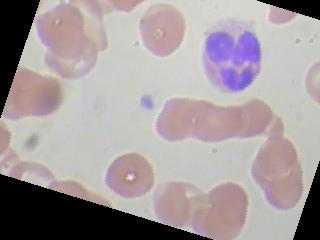
#> input picture Pattern recognition in blood cells/dataset/train/EOSINOPHIL/1036.jpeg, 320 x 240 px, given in place of 1.jpeg, which was not available
$ python feature_extraction.py   (older library calls are emulated)
#> lines starting #> are read from the running program, lines starting #| are printed output that depends on the picture; pictures that were not available may be replaced by others from this repository, and a replacement may not be noted
#-----------------------------------
# GLOBAL FEATURE EXTRACTION
#-----------------------------------
from sklearn.preprocessing import LabelEncoder
from sklearn.preprocessing import MinMaxScaler
import numpy as np
import mahotas
import cv2
import os
import h5py
from skimage import feature

#--------------------
# tunable-parameters
#--------------------
images_per_class = 2000
fixed_size       = tuple((800, 800))
train_path       = "dataset/train"
h5_data          = 'output/data3.h5'
h5_labels        = 'output/labels3.h5'
bins             = 8

# feature-descriptor-1: Hu Moments (Shape)
def fd_hu_moments(image):
    image = cv2.cvtColor(image, cv2.COLOR_BGR2GRAY)
    feature = cv2.HuMoments(cv2.moments(image)).flatten()
    return feature

# feature-descriptor-2: Haralick Texture (Texture)
def fd_haralick(image):
    # convert the image to grayscale
    gray = cv2.cvtColor(image, cv2.COLOR_BGR2GRAY)
    # compute the haralick texture feature vector
    haralick = mahotas.features.haralick(gray).mean(axis=0)
    # return the result
    return haralick

# feature-descriptor-3: Color Histogram (Color)
def fd_histogram(image, mask=None):
    # convert the image to HSV color-space
    image = cv2.cvtColor(image, cv2.COLOR_BGR2HSV)
    # compute the color histogram
    hist  = cv2.calcHist([image], [0, 1, 2], None, [bins, bins, bins], [0, 256, 0, 256, 0, 256])
    # normalize the histogram
    cv2.normalize(hist, hist)
    # return the histogram
    return hist.flatten()

# feature-descriptor-4: LBP (Texture)
def fd_lbp(image):
    P=8
    R=1
    gray = cv2.cvtColor(image, cv2.COLOR_BGR2GRAY)
    lbp = feature.local_binary_pattern(gray, P, R, method="uniform")
    (hist, _) = np.histogram(lbp.ravel(), bins=np.arange(0, P + 3), range=(0, P + 2))

    # normalize the histogram
    hist = hist.astype("float")
    hist /= (hist.sum() + 1e-7)

    return hist.flatten()


# get the training labels
train_labels = os.listdir(train_path)

# sort the training labels
train_labels.sort()
print(train_labels)

# empty lists to hold feature vectors and labels
global_features = []
labels          = []

# loop over the training data sub-folders
for training_name in train_labels:
    # join the training data path and each species training folder
    dir = os.path.join(train_path, training_name)

    # get the current training label
    current_label = training_name

    # loop over the images in each sub-folder
    for x in range(1,images_per_class+1):
        # get the image file name
        file = dir + "/" + str(x) + ".jpeg"

        # read the image and resize it to a fixed-size
        image = cv2.imread(file)
#> image is the input picture: shape (240, 320, 3); mean B, G, R 156.5, 154.3, 163.6
        image = cv2.resize(image, fixed_size)
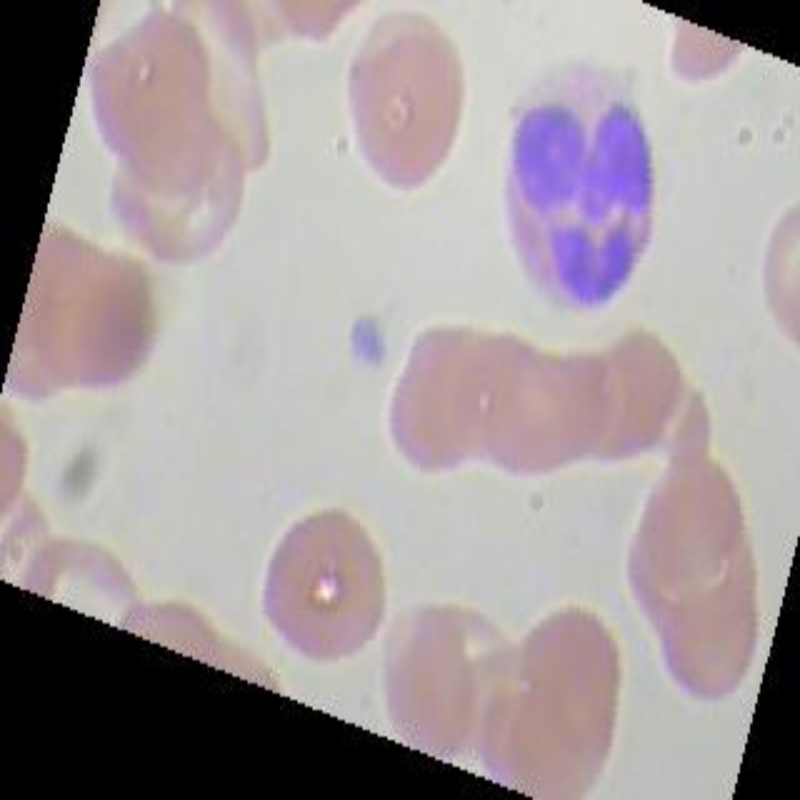
#> image: shape (800, 800, 3); mean B, G, R 156.4, 154.2, 163.5

        ####################################
        # Global Feature extraction
        ####################################
        fv_hu_moments = fd_hu_moments(image)
#> in fd_hu_moments, `image = cv2.cvtColor(image, cv2.COLOR_BGR2GRAY)`:
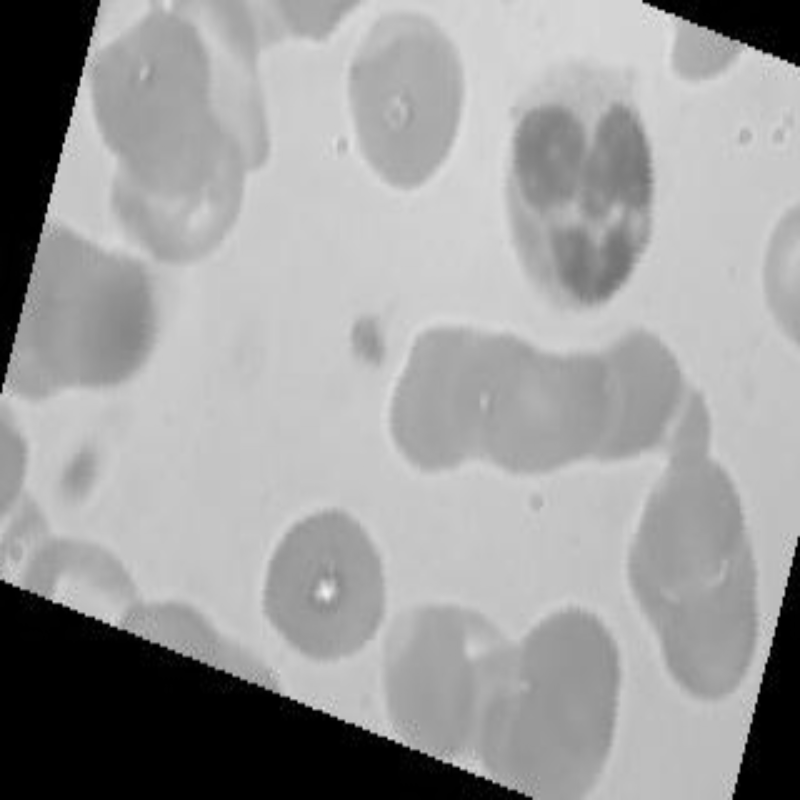
#> image: shape (800, 800); min 0, max 239, mean 157.2
#> in fd_hu_moments, `feature = cv2.HuMoments(cv2.moments(image)).flatten()`: feature = [0.000888, 4.55e-09, 2.53e-11, 5.58e-13, 1.67e-24, 3.24e-17, 1.27e-24]
#> fv_hu_moments has the same summary as feature in fd_hu_moments
#> (the run stopped early here; a loop or call above may not have finished)

$ run again, on Pattern recognition in blood cells/dataset/train/LYMPHOCYTE/1069.jpeg
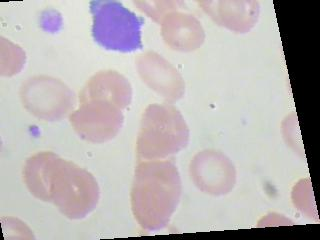
#> input picture Pattern recognition in blood cells/dataset/train/LYMPHOCYTE/1069.jpeg, 320 x 240 px, given in place of 1.jpeg, which was not available
#> image is the input picture: shape (240, 320, 3); mean B, G, R 180, 179, 185.1
#> `image = cv2.resize(image, fixed_size)`:
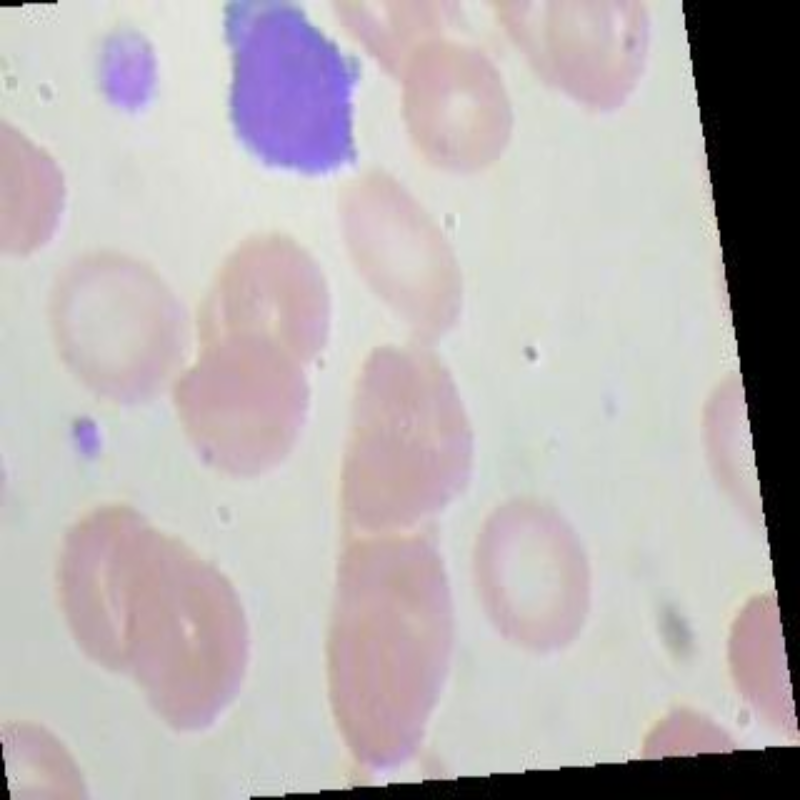
#> image: shape (800, 800, 3); mean B, G, R 179.9, 178.9, 185
#> in fd_hu_moments, `image = cv2.cvtColor(image, cv2.COLOR_BGR2GRAY)`:
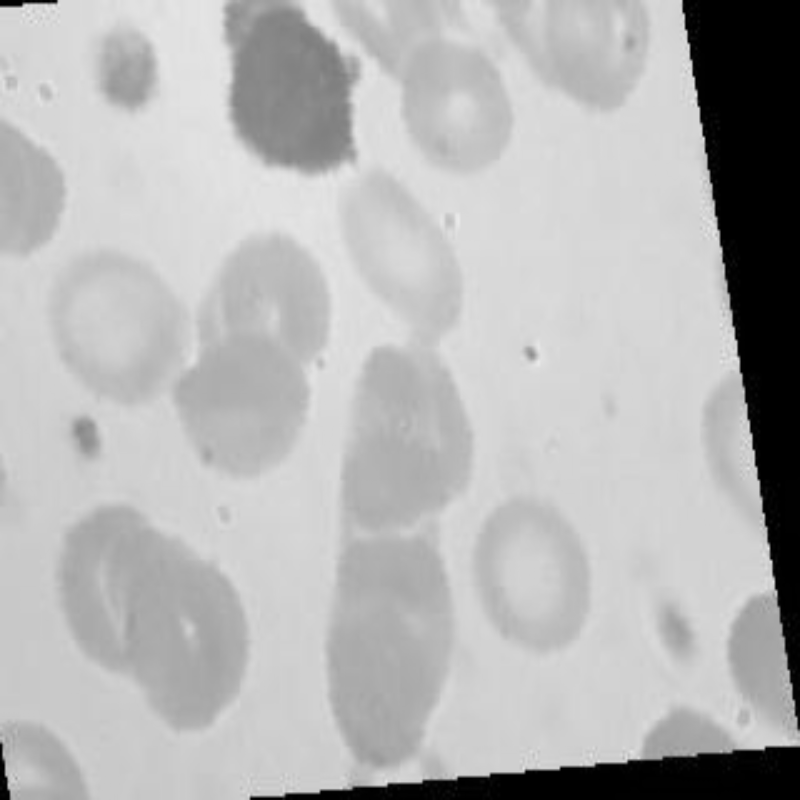
#> image: shape (800, 800); min 0, max 234, mean 180.9
#> feature = [0.000835, 2.16e-09, 5.82e-12, 2.27e-13, 2.62e-25, -8.37e-18, -4.75e-27]
#> fv_hu_moments has the same summary as feature in fd_hu_moments

$ run again, on Pattern recognition in blood cells/dataset/train/LYMPHOCYTE/1132.jpeg
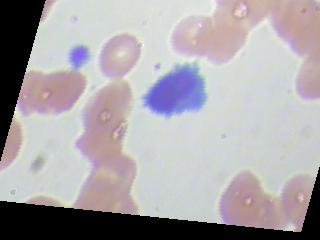
#> input picture Pattern recognition in blood cells/dataset/train/LYMPHOCYTE/1132.jpeg, 320 x 240 px, given in place of 1.jpeg, which was not available
#> image is the input picture: shape (240, 320, 3); mean B, G, R 168.2, 164.5, 169.1
#> `image = cv2.resize(image, fixed_size)`:
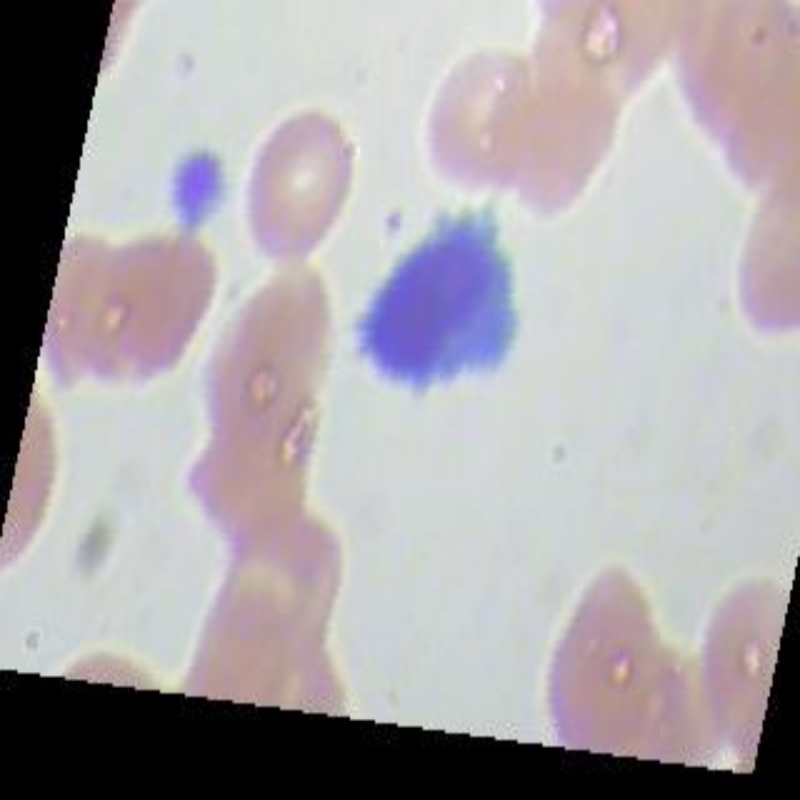
#> image: shape (800, 800, 3); mean B, G, R 168.1, 164.4, 169
#> in fd_hu_moments, `image = cv2.cvtColor(image, cv2.COLOR_BGR2GRAY)`:
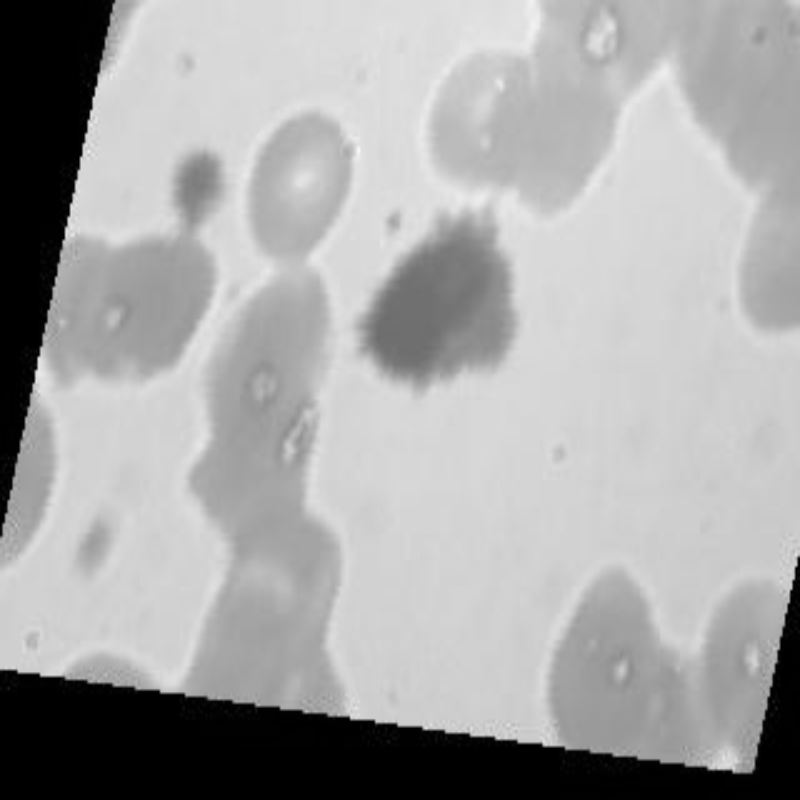
#> image: shape (800, 800); min 0, max 251, mean 166.2
#> feature = [0.000845, 1.55e-09, 8.05e-12, 2.08e-13, 7.35e-26, 5.41e-18, 2.58e-25]
#> fv_hu_moments has the same summary as feature in fd_hu_moments

$ run again, on Pattern recognition in blood cells/dataset/train/MONOCYTE/1007.jpeg
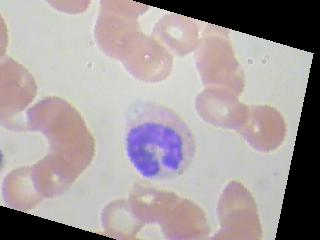
#> input picture Pattern recognition in blood cells/dataset/train/MONOCYTE/1007.jpeg, 320 x 240 px, given in place of 1.jpeg, which was not available
#> image is the input picture: shape (240, 320, 3); mean B, G, R 157.1, 156, 164.9
#> `image = cv2.resize(image, fixed_size)`:
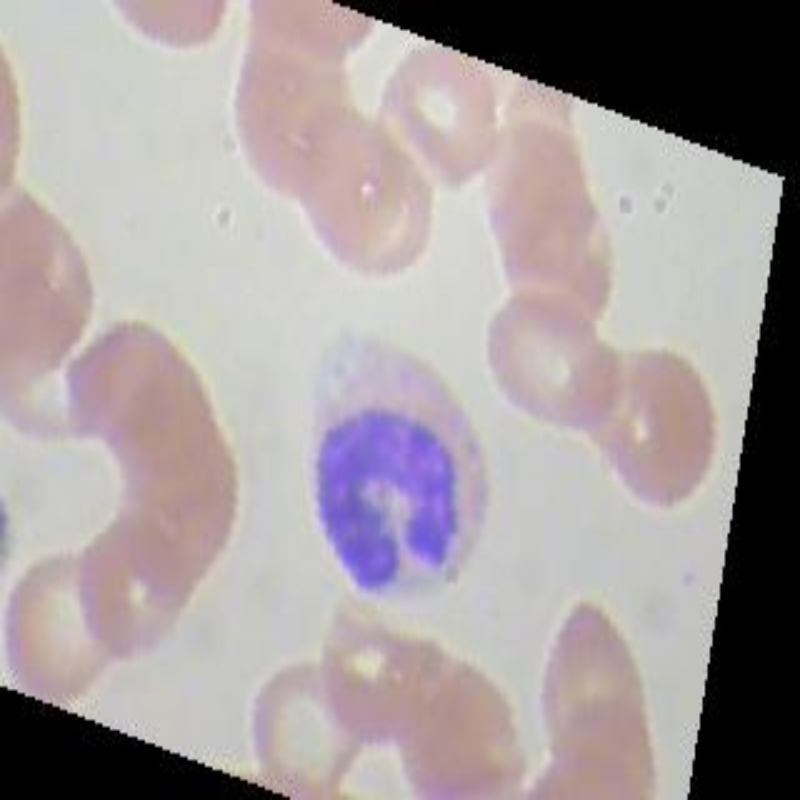
#> image: shape (800, 800, 3); mean B, G, R 157, 155.9, 164.8
#> in fd_hu_moments, `image = cv2.cvtColor(image, cv2.COLOR_BGR2GRAY)`:
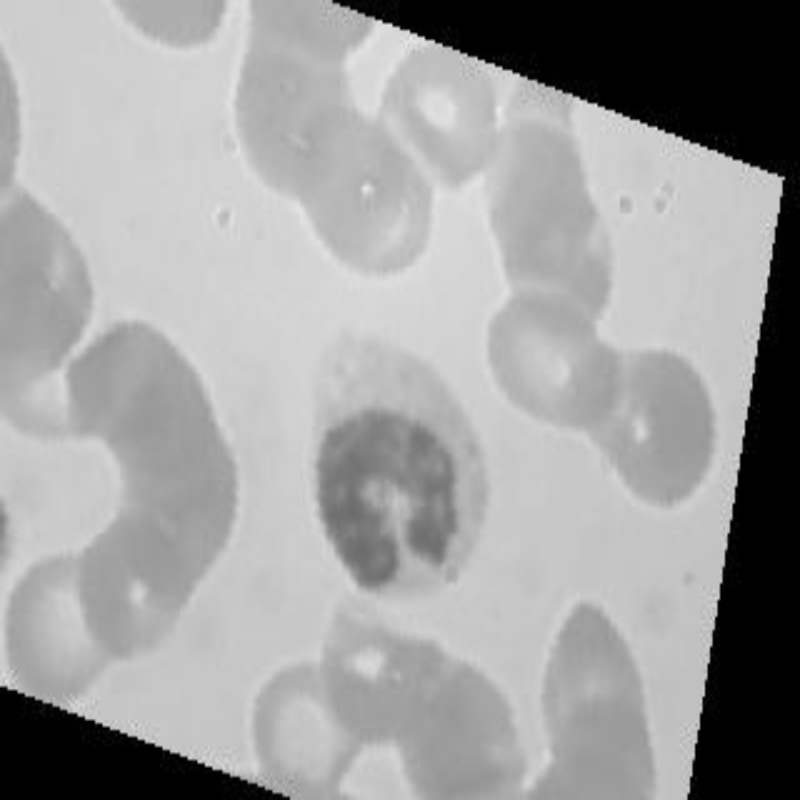
#> image: shape (800, 800); min 0, max 239, mean 158.7
#> feature = [0.00088, 1.24e-08, 1.17e-11, 5.11e-14, -8.45e-28, -5.69e-18, -3.95e-26]
#> fv_hu_moments has the same summary as feature in fd_hu_moments
